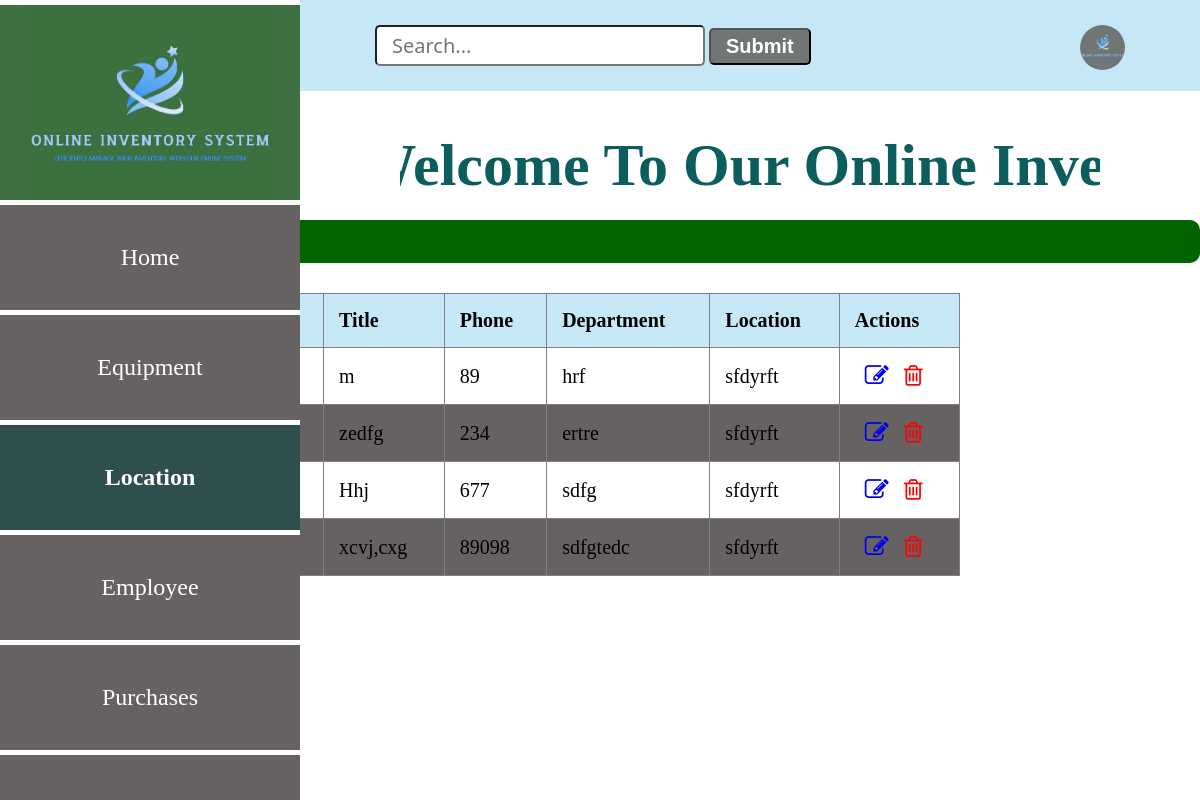
Screenshot of /employee with the database file from the repository.
### app.py (models this page shows, shortened)
class Employee(db.Model):
    __tablename__="employees"
    id=db.Column(db.Integer, primary_key=True)
    employee_name=db.Column(db.String(20))
    gender=db.Column(db.String(6))
    title=db.Column(db.String(10))
    phone_number=db.Column(db.Integer)
    department=db.Column(db.String(50))
    location_id=db.Column(db.Integer, db.ForeignKey('locations.id'))
    location=db.relationship('Location', backref='employees_location')

### app.py (the view)
@app.route('/employee')
def employee_index():
    employees = Employee.query.all()
    return render_template ('employeeList.html', employees = employees)

### app.py (called while the page is built)
@app.before_request
def create_table():
    db.create_all()

### templates/employeeList.html (shortened to what this page needs)
<!DOCTYPE html>
<html lang="en">
<head>
    <link
    rel="stylesheet"
    href="{{ url_for('static', filename='main.css') }}"
    />
    <link rel="stylesheet" href="https://cdnjs.cloudflare.com/ajax/libs/font-awesome/4.7.0/css/font-awesome.min.css">
</head>
<body>
    <div class="header">
        <input type="search" id="query" name="search" placeholder="Search...">
        <button>Submit</button>
        <a href="#"><img src="{{ url_for('static', filename='logo.png') }}" alt=""></a>
    </div>
    <section class="sidebar">
        <div class="logo">
            <img src="{{ url_for('static', filename='logo.png') }}" alt="logo">
        </div>
        <div class="content">
            <a href="/" class="home">Home</a>
            <a href="#" class="home">Equipment</a>
            <a href="/location" class="home active">Location</a>
            <a href="/employee" class="home">Employee</a>
            <a href="/purchase" class="home">Purchases</a>
            <a href="#" class="home">Logout</a>
        </div>
    </section>
    <div class="marquee-container">
      <h1 class="marquee">Welcome To Our Online Inventory System</h1>
    </div>
    <div class="employee-form">
      <a href="/add-employee" class="btn1">Add Employee</a>
      <table border="1" style="overflow: auto;">
        <thead>
          <tr>
            <th>Employee Name</th>
            <th>Gender</th>
            <th>Title</th>
            <th>Phone</th>
            <th>Department</th>
            <th>Location</th>
            <th>Actions</th>
          </tr>
        </thead>
        <tbody>
          {% for employee in employees  %}
            <tr>
              <td>{{ employee.employee_name }}</td>
              <td>{{ employee.gender}}</td>
              <td>{{ employee.title}}</td>
              <td>{{ employee.phone_number}}</td>
              <td>{{ employee.department}}</td>
              <td>{{ employee.location_id}}</td>
              <td class="action">
                <a href="/edit_employee{{ employee.id }}"><i class="fa fa-edit" style="font-size:24px"></i></a>
                <a href="/delete_employee{{ employee.id }}"><i class="fa fa-trash-o" style="font-size:24px"></i></a>
              </td>
            </tr>
          {% endfor %}
        </tbody>
      </table>
    </div>
</body>
</html>

### static/main.css (style rules this page uses)
body { margin: 0; padding: 0; font-family: Verdana; }
.header { background: #c6e8f6; padding: 25px; }
.header input { padding: 5px 15px; font-size: 20px; font-family:'Segoe UI', Tahoma, Geneva, Verdana, sans-serif; border-radius: 5px; margin-left: 350px; }
.header button { padding: 5px 15px; font-size: 20px; border-radius: 5px; background: #707576; color: #fff; font-weight: bold; }
.header img { width: 45px; height: 45px; background: #707576; border-radius: 50%; float: right; justify-content: center; margin-right: 50px; }
.sidebar { position: fixed; top: 0; left: 0; width: 300px; height: 100vh; background: #707576; border-top: 5px solid #fff; }
.logo { width: 300px; height: 200px; background: rgba(59, 112, 63, 0.938); display: flex; justify-content: center; align-items: center; }
.logo img { width: 250px; display: block; margin: auto; background-color: rgba(59, 112, 63, 0.938); }
.content { background: #707576; width: 300px; height: calc(100vh - 200px); position: fixed; top: 200px; z-index: 1; border-top: 5px solid #fff; overflow-y: auto; }
.content a { display: flex; text-decoration: none; color: #fff; font-size: 24px; border-bottom: 5px solid white; padding: 39px; justify-content: center; }
.home { border: none; outline: none; padding: 10px 16px; background: #666262; cursor: pointer; }
.active, .home:hover { background: darkslategrey; color: black; font-weight: bold; }
h1 { display: flex; font-size: 60px; flex-wrap: wrap; justify-content: center; gap: 50px; margin-left: 300px; text-align: center; margin-top: 40px; color: rgb(12, 94, 94); }
table { width: 80%; border-collapse: collapse; margin-top: 30px; }
th, td { padding: 15px; text-align: left; font-size: 20px; }
th { background-color: #c6e8f6; font-weight: bold; }
tbody tr:nth-child(even) { background-color: #666262; }
.btn1 { background: darkgreen; color: #fff; font-size: 1em; padding: 10px 30px; border-radius: 10px; transition: background-color 0.25s; margin-bottom: 20px; text-decoration: none; font-size: 20px; display: block; margin-top: -20px; font-weight: bold; }
.marquee-container { overflow: hidden; margin-right: 100px; margin-left: 400px; behavior: inherit; }
.marquee { animation: marquee 20s linear infinite; white-space: nowrap; }
.action a { margin-left: 10px; }
.action .fa-trash-o { color: red; }

### rows the page displays
Employee: title "m", phone_number "89", department "hrf", location_id "sfdyrft"
Employee: title "zedfg", phone_number "234", department "ertre", location_id "sfdyrft"
Employee: title "Hhj", phone_number "677", department "sdfg", location_id "sfdyrft"
Employee: title "xcvj,cxg", phone_number "89098", department "sdfgtedc", location_id "sfdyrft"
